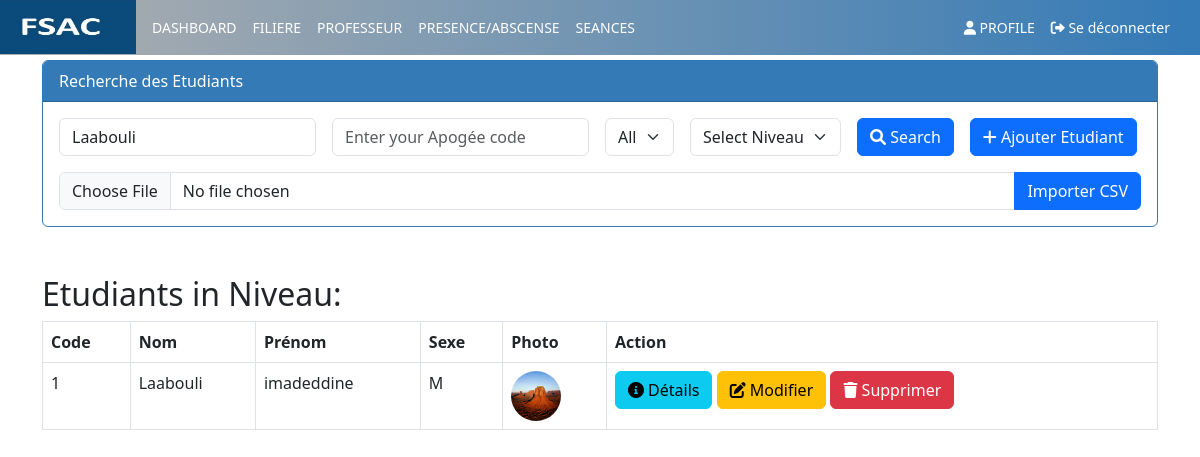
The page /page/listEtudiants.php?fname=Laabouli (signed in) on the database its author committed.
### tables this page shows
CREATE TABLE IF NOT EXISTS Etudiant (
    code INT AUTO_INCREMENT PRIMARY KEY,
    nom VARCHAR(50),
    prenom VARCHAR(50),
    sex VARCHAR(50),
    niveau VARCHAR(50),
    photo VARCHAR(100),
    date_naissance Varchar(100),
    lieu_naissance Varchar(50),
    cin VARCHAR(255),
    password VARCHAR(255),
    idfiliere INT,
    FOREIGN KEY (idfiliere) REFERENCES Filiere(idfiliere)
);

### page/listEtudiants.php (the view, shortened to what this page needs)
<?php
require_once('connection_db.php');
$nomf = isset($_GET['fname']) ? $_GET['fname'] : "";
$code = isset($_GET['code']) ? $_GET['code'] : "";
$sex = isset($_GET['sex']) ? $_GET['sex'] : "all";
$niveau = isset($_GET['niveau']) ? $_GET['niveau'] : "";
function fetchEtudiants($pdo, $nomf, $code, $sex, $niveau) {
    $params = [];
    $sql = "SELECT * FROM Etudiant WHERE 1=1";
    if (!empty($nomf)) {
        $sql .= " AND (nom LIKE ? OR prenom LIKE ?)";
        array_push($params, "%$nomf%", "%$nomf%");
    }
    try {
        $query = $pdo->prepare($sql);
        $query->execute($params);
        return $query->fetchAll();
    } catch (Exception $e) {
        die("<p>Error fetching students: " . $e->getMessage() . "</p>");
    }
}
$etudiants = fetchEtudiants($pdo, $nomf, $code, $sex, $niveau);
?>
<!DOCTYPE html>
<html lang="en">
<head>
    <link rel="stylesheet" href="https://cdn.jsdelivr.net/npm/bootstrap@5.3.3/dist/css/bootstrap.min.css">
    <link rel="stylesheet" href="../css/monstyle.css">
</head>
<body>
    <?php include("menu.php"); ?>
    <div class="container mt-5">
        <div class="card border-primary"style="margin-top :60px;">
            <div class="card-header bg-primary text-white">Recherche des Etudiants</div>
            <div class="card-body">
                <form method="get" action="listEtudiants.php" class="row g-3">
                    <div class="col-auto"><input type="text" placeholder="Enter your first and last name" name="fname" class="form-control" value="<?php echo htmlspecialchars($nomf); ?>"></div>
                    <div class="col-auto"><input type="text" placeholder="Enter your Apogée code" name="code" class="form-control" value="<?php echo htmlspecialchars($code); ?>"></div>
                    <div class="col-auto">
                        <select class="form-select" name="sex" id="sex">
                            <option value="all" <?php echo $sex === 'all' ? 'selected' : ''; ?>>All</option>
                        </select>
                    </div>
                    <div class="col-auto">
                        <select class="form-select" name="niveau" id="niveau">
                            <option value="">Select Niveau</option>
                        </select>
                    </div>
                    <div class="col-auto"><button type="submit" class="btn btn-primary"><i class="fas fa-search"></i> Search</button></div>
                    <div class="col-auto"><a href="nouvelleETUDIANT.php" class="btn btn-primary"><i class="fas fa-plus"></i> Ajouter Etudiant</a></div>
                </form>
                <form method="post" enctype="multipart/form-data" action="import_etudiants.php" class="mt-3">
                    <div class="input-group">
                        <input type="file" name="csv_file" class="form-control">
                        <button class="btn btn-primary" type="submit">Importer CSV</button>
                    </div>
                </form>
            </div>
        </div>
        <h2 class="mt-5">Etudiants in Niveau: <?php echo htmlspecialchars($niveau); ?></h2>
        <table class="table table-bordered">
            <thead>
                <tr>
                    <th>Code</th>
                    <th>Nom</th>
                    <th>Prénom</th>
                    <th>Sexe</th>
                    <th>Photo</th>
                    <th>Action</th>
                </tr>
            </thead>
            <tbody>
                <?php foreach ($etudiants as $etudiant) { ?>
                <tr>
                    <td><?php echo htmlspecialchars($etudiant['code']); ?></td>
                    <td><?php echo htmlspecialchars($etudiant['nom']); ?></td>
                    <td><?php echo htmlspecialchars($etudiant['prenom']); ?></td>
                    <td><?php echo htmlspecialchars($etudiant['sex']); ?></td>
                    <td><img src="../img/<?php echo htmlspecialchars($etudiant['photo']); ?>" width="50px" height="50px" class="img-circle"></td>
                    <td>
                        <a href="details_etudiant.php?code=<?php echo htmlspecialchars($etudiant['code']); ?>" class="btn btn-info"><i class="fas fa-info-circle"></i> Détails</a>
                        <a href="editetudiant.php?code=<?php echo htmlspecialchars($etudiant['code']); ?>" class="btn btn-warning"><i class="fas fa-edit"></i> Modifier</a>
                        <a onclick="return confirm('Êtes-vous sûr de vouloir supprimer cet étudiant ?')" href="removeetudiants.php?code=<?php echo htmlspecialchars($etudiant['code']); ?>" class="btn btn-danger"><i class="fas fa-trash"></i> Supprimer</a>
                    </td>
                </tr>
                <?php } ?>
            </tbody>
        </table>
    </div>
</body>
</html>

### css/monstyle.css (style rules this page uses)
.form-control { border-radius: 20px; }
.card.border-primary { border-color: #337ab7 !important; border-width: 1px !important; }
.card-header.bg-primary { background-color: #337ab7 !important; color: #fff; }

### page/listEtudiants.php (style rules this page uses)
.img-circle { border-radius: 50%; }

### rows shown on the page
etudiant: code "1", nom "Laabouli", prenom "imadeddine", sex "M", photo (picture)
